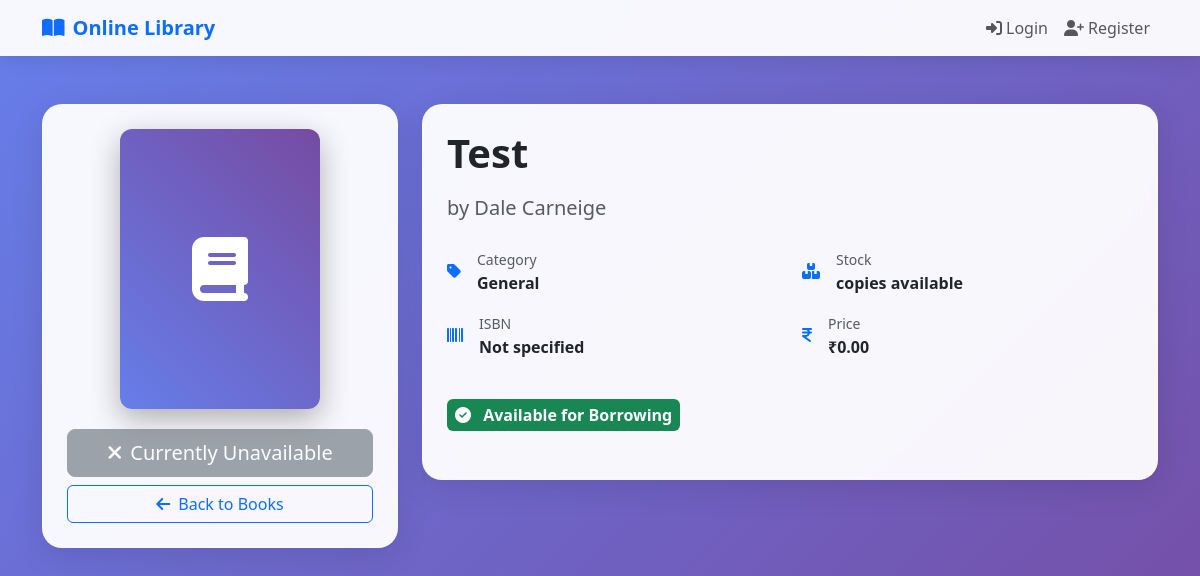
Before: /books/13/ with the older database file.
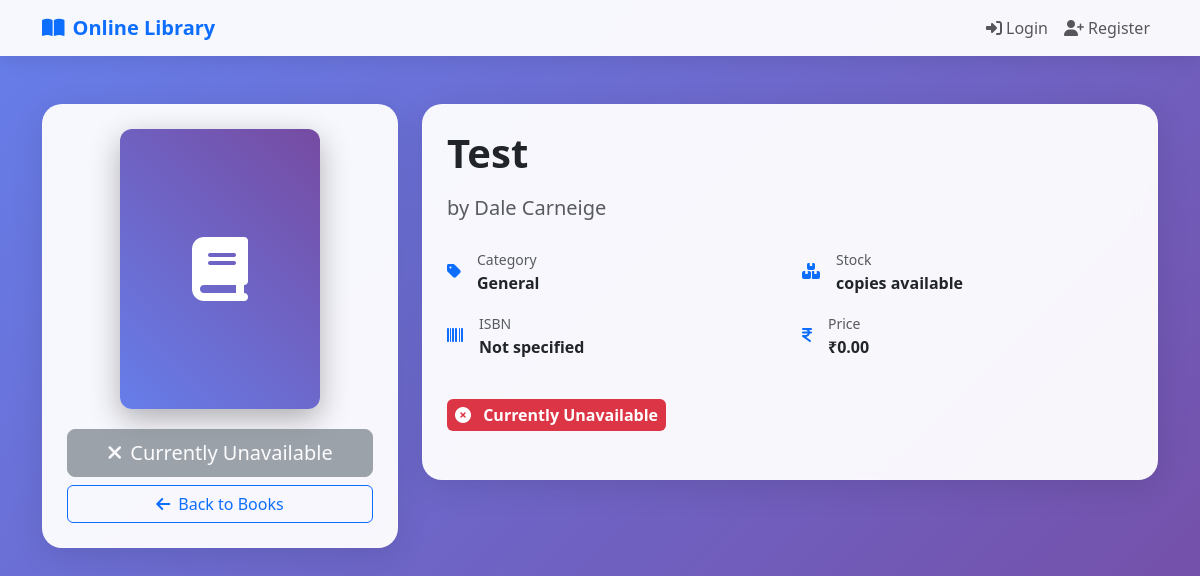
After: the same page with the newer database file.
### catalog/models.py (models this page shows, shortened)
class Book(models.Model):
    CATEGORY_CHOICES = [
        ('Science', 'Science'),
        ('Fiction', 'Fiction'),
        ('Mathematics', 'Mathematics'),
        ('History', 'History'),
        ('DataScience','DataScience'),
    ]
    LANGUAGE_CHOICES = [
        ('English', 'English'),
        ('Spanish', 'Spanish'),
        ('French', 'French'),
        ('German', 'German'),
        ('Other', 'Other'),
    ]
    title = models.CharField(max_length=255)
    author = models.CharField(max_length=255)
    isbn = models.CharField(max_length=50, blank=True)
    category = models.CharField(max_length=50, choices=CATEGORY_CHOICES)
    description = models.TextField(blank=True, null=True)
    publication_date = models.DateField(null=True, blank=True)
    pages = models.IntegerField(null=True, blank=True)
    language = models.CharField(max_length=50, choices=LANGUAGE_CHOICES, default='English')
    price = models.DecimalField(max_digits=8, decimal_places=2, default=0)
    total_copies = models.IntegerField(default=1)
    available_copies = models.IntegerField(default=1)
    image = models.ImageField(upload_to='book_covers/', null=True, blank=True)
    created_at = models.DateTimeField(auto_now_add=True)
    updated_at = models.DateTimeField(auto_now=True)
    @property
    def is_available(self):
        return self.available_copies > 0

### catalog/views.py (the view)
# urls.py: path("books/<int:pk>/", views.book_detail, name="book_detail"),
def book_detail(request, pk):
    book = get_object_or_404(Book, pk=pk)
    return render(request, "catalog/book_detail.html", {"book": book})

### templates/catalog/book_detail.html (shortened to what this page needs)
{% extends "catalog/base.html" %}
{% block content %}
<div class="container py-5">
    <div class="row">
        <div class="col-md-4">
            <div class="glass-card p-4 text-center">
                <div class="book-cover-large" style="width: 200px; height: 280px; background: linear-gradient(45deg, #667eea, #764ba2); border-radius: 12px; display: inline-flex; align-items: center; justify-content: center; color: white; font-size: 4rem; margin-bottom: 20px;">
                    <i class="fas fa-book"></i>
                </div>
                <div class="d-grid gap-2">
                    {% if book.stock > 0 %}
                    <a href="{% url 'borrow_book' book.pk %}" class="btn btn-gradient btn-lg">
                        <i class="fas fa-hand-holding me-2"></i>Borrow This Book
                    </a>
                    {% else %}
                    <button class="btn btn-secondary btn-lg" disabled>
                        <i class="fas fa-times me-2"></i>Currently Unavailable
                    </button>
                    {% endif %}
                    <a href="{% url 'book_list' %}" class="btn btn-outline-primary">
                        <i class="fas fa-arrow-left me-2"></i>Back to Books
                    </a>
                </div>
            </div>
        </div>
        <div class="col-md-8">
            <div class="glass-card p-4">
                <h1 class="display-6 fw-bold mb-3">{{ book.title }}</h1>
                <p class="lead text-muted mb-4">by {{ book.author }}</p>
                <div class="row mb-4">
                    <div class="col-md-6">
                        <div class="d-flex align-items-center mb-3">
                            <i class="fas fa-tag me-3 text-primary"></i>
                            <div>
                                <small class="text-muted">Category</small>
                                <div class="fw-semibold">{{ book.category.name|default:"General" }}</div>
                            </div>
                        </div>
                        <div class="d-flex align-items-center mb-3">
                            <i class="fas fa-barcode me-3 text-primary"></i>
                            <div>
                                <small class="text-muted">ISBN</small>
                                <div class="fw-semibold">{{ book.isbn|default:"Not specified" }}</div>
                            </div>
                        </div>
                    </div>
                    <div class="col-md-6">
                        <div class="d-flex align-items-center mb-3">
                            <i class="fas fa-boxes me-3 text-primary"></i>
                            <div>
                                <small class="text-muted">Stock</small>
                                <div class="fw-semibold">{{ book.stock }} copies available</div>
                            </div>
                        </div>
                        <div class="d-flex align-items-center mb-3">
                            <i class="fas fa-indian-rupee-sign me-3 text-primary"></i>
                            <div>
                                <small class="text-muted">Price</small>
                                <div class="fw-semibold">₹{{ book.price }}</div>
                            </div>
                        </div>
                    </div>
                </div>
                <div class="availability-badge mb-4">
                    <span class="badge bg-{% if book.is_available %}success{% else %}danger{% endif %} p-2 fs-6">
                        <i class="fas fa-{% if book.is_available %}check-circle{% else %}times-circle{% endif %} me-2"></i>
                        {% if book.is_available %}Available for Borrowing{% else %}Currently Unavailable{% endif %}
                    </span>
                </div>
            </div>
        </div>
    </div>
</div>
{% endblock %}

Changed rows visible on the page:
changed Book "Test": available_copies 1 → 0 (drawn)
Other visible differences:
text no longer shown: "Available for Borrowing"
text now shown: "Currently Unavailable"
